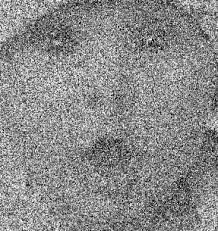
#> input picture Exercise/baby.jpeg, 218 x 231 px; its folder holds only this picture in this run
$ python 04.py
#> lines starting #> are read from the running program, lines starting #| are printed output that depends on the picture
#> further down, img_original is the input picture: shape (231, 218, 3); min 0, max 255, mean 137.8
import numpy as np
import imageio.v2 as iio
import matplotlib.pyplot as plt
import os
import colorsys

# Hàm hỗ trợ để chuyển đổi ảnh màu về uint8 an toàn
def convert_to_uint8(image_array):
    if image_array.dtype != np.float32 and image_array.dtype != np.float64:
        image_array = image_array.astype(np.float32)
    image_array = np.clip(image_array, 0, 255)
    return image_array.astype(np.uint8)

def bai4_hsv_transform(img_original, base_name, ext, output_dir):
    """
    Chuyển ảnh sang HSV, thay đổi Hue và Value theo công thức, sau đó chuyển lại RGB và hiển thị.
    """
#> called with base_name = 'baby', ext = '.jpeg', output_dir = 'OutputImages'
    print(f"  - Đang xử lý Bài 4: Biến đổi HSV cho {base_name}{ext}")

    # Đảm bảo ảnh có 3 kênh màu, nếu là grayscale thì chuyển sang RGB giả
    if img_original.ndim == 2:
        img_original = np.stack([img_original, img_original, img_original], axis=-1)

    img_normalized = img_original / 255.0

    rgb2hsv_func = np.vectorize(colorsys.rgb_to_hsv) #
    h_old, s_old, v_old = rgb2hsv_func(img_normalized[:,:,0], img_normalized[:,:,1], img_normalized[:,:,2])
#> h_old: shape (231, 218) float64; every value is 0

    h_new = (1/3) * h_old #
    v_new = (3/4) * v_old #
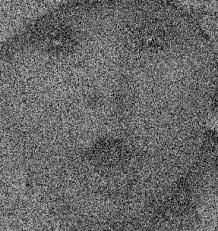
#> v_new: shape (231, 218) float64; min 0, max 0.75, mean 0.405

    # Đảm bảo các giá trị vẫn nằm trong khoảng hợp lệ của HSV
    h_new = np.clip(h_new, 0, 1)
    s_new = s_old # Giữ nguyên Saturation
    v_new = np.clip(v_new, 0, 1)

    hsv2rgb_func = np.vectorize(colorsys.hsv_to_rgb) #
    rgb_new_normalized = hsv2rgb_func(h_new, s_new, v_new)

    rgb_final = np.array(rgb_new_normalized).transpose((1,2,0)) * 255
    rgb_final = convert_to_uint8(rgb_final)

    # Lưu ảnh
    iio.imsave(os.path.join(output_dir, f'{base_name}_hsv_modified{ext}'), rgb_final)
    print(f"    - Đã lưu: {base_name}_hsv_modified{ext}")

    # Hiển thị ảnh
    fig, axes = plt.subplots(1, 2, figsize=(12, 6))
    axes[0].imshow(img_original)
    axes[0].set_title('Ảnh gốc')
    axes[0].axis('off')

    axes[1].imshow(rgb_final)
    axes[1].set_title(r'$H_{new}=1/3 H_{old}, V_{new}=3/4 V_{old}$') #
    axes[1].axis('off')

    fig.suptitle(f'Bài 4: Biến đổi HSV của {filename}', fontsize=16)
    plt.tight_layout(rect=[0, 0.03, 1, 0.95])
    plt.show()
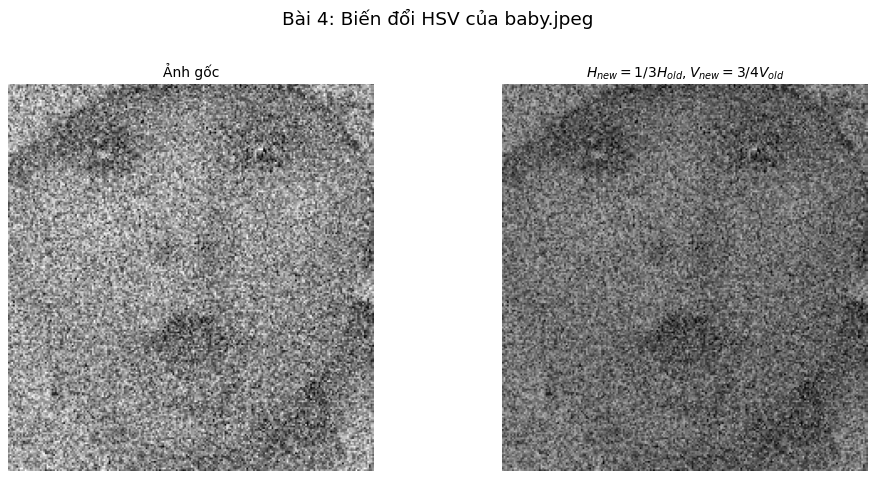
#> figure drawn by matplotlib, 2 panels

if __name__ == "__main__":
    input_dir = 'Exercise'
    output_dir = 'OutputImages'

    if not os.path.exists(input_dir):
        os.makedirs(input_dir)
        print(f"Thư mục '{input_dir}' chưa tồn tại. Vui lòng đặt các file ảnh vào thư mục này.")
        exit()

    if not os.path.exists(output_dir):
        os.makedirs(output_dir)

    print("--- Bắt đầu Bài tập 4 ---")
    for filename in os.listdir(input_dir):
        if filename.lower().endswith(('.png', '.jpg', '.jpeg', '.gif', '.bmp')):
            image_path = os.path.join(input_dir, filename)
            base_name, ext = os.path.splitext(filename)

            try:
                img_original = iio.imread(image_path)
                bai4_hsv_transform(img_original, base_name, ext, output_dir)
            except Exception as e:
                print(f"Lỗi khi xử lý ảnh {filename}: {e}")
    print("--- Kết thúc Bài tập 4. Kết quả trong thư mục 'OutputImages' và hiển thị. ---")

$ run again, on Exercise/balloons_noisy.png
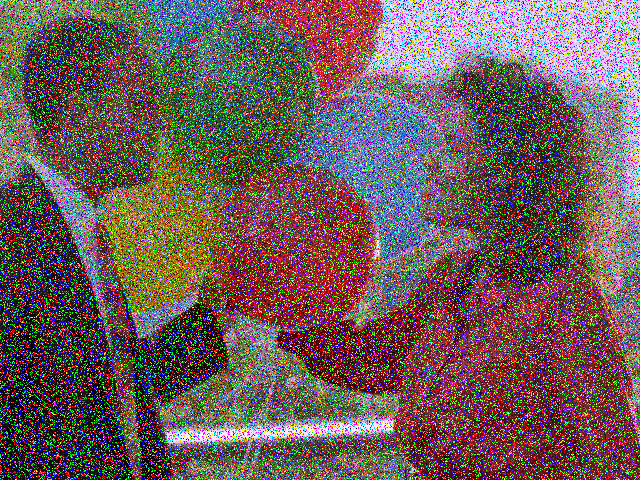
#> input picture Exercise/balloons_noisy.png, 640 x 480 px
#> img_original is the input picture: shape (480, 640, 3); mean R, G, B 109.1, 92, 89.9
#> in bai4_hsv_transform, `v_new = (3/4) * v_old`:
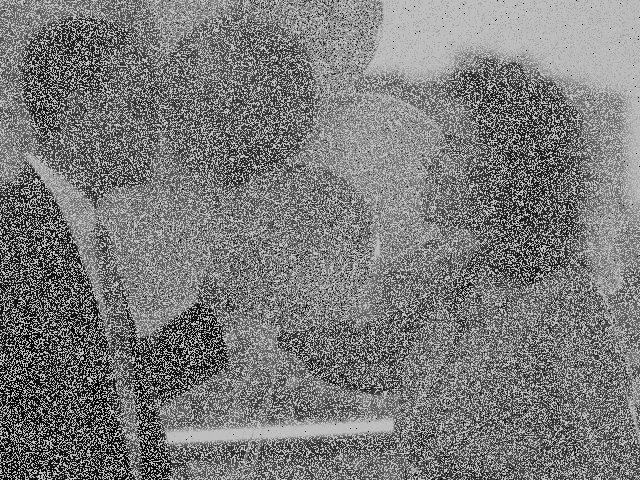
#> v_new: shape (480, 640) float64; min 0, max 0.75, mean 0.477
#> in bai4_hsv_transform, `rgb_final = np.array(rgb_new_normalized).transpose((1,2,0)) * 255`:
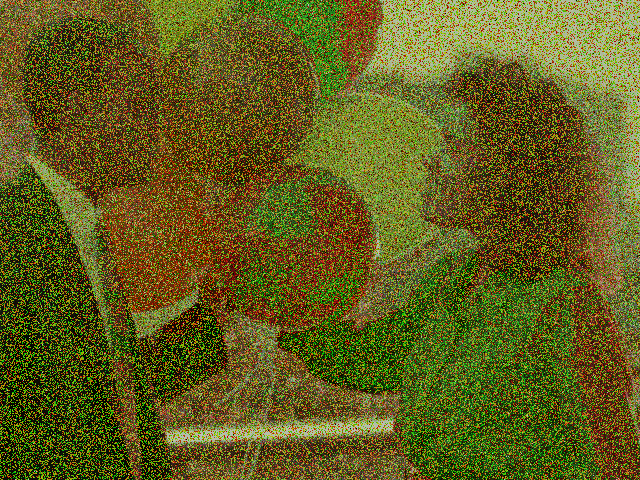
#> rgb_final: shape (480, 640, 3) float64; mean of channels 0, 1, 2 97.3, 93.7, 31.3; drawn as R, G, B

$ run again, on Exercise/world_cup.jpg.jpg
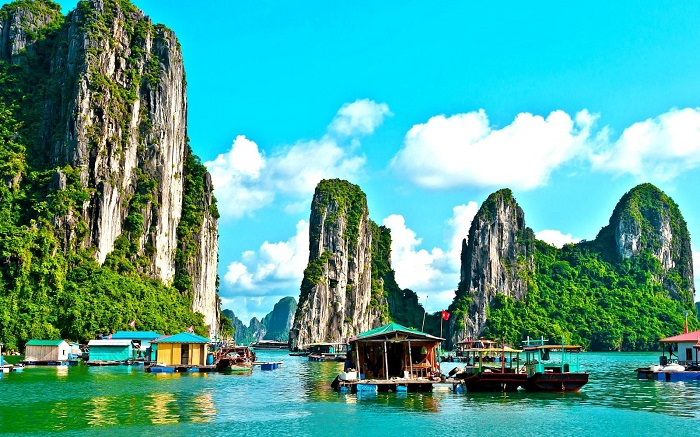
#> input picture Exercise/world_cup.jpg.jpg, 700 x 437 px
#> img_original is the input picture: shape (437, 700, 3); mean R, G, B 80.7, 164.8, 153.4
#> in bai4_hsv_transform, `v_new = (3/4) * v_old`:
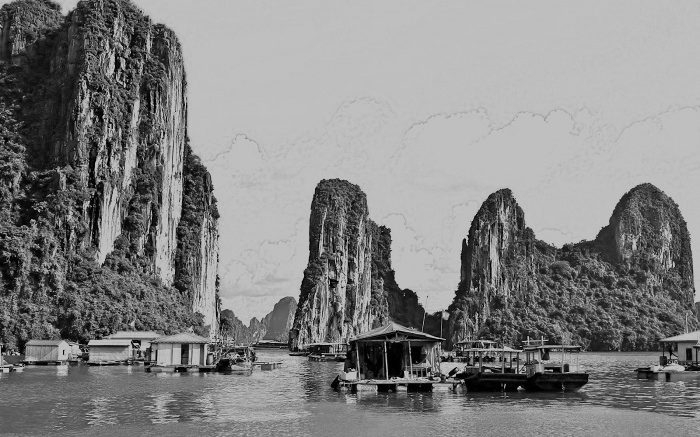
#> v_new: shape (437, 700) float64; min 0, max 0.75, mean 0.517
#> in bai4_hsv_transform, `rgb_final = np.array(rgb_new_normalized).transpose((1,2,0)) * 255`:
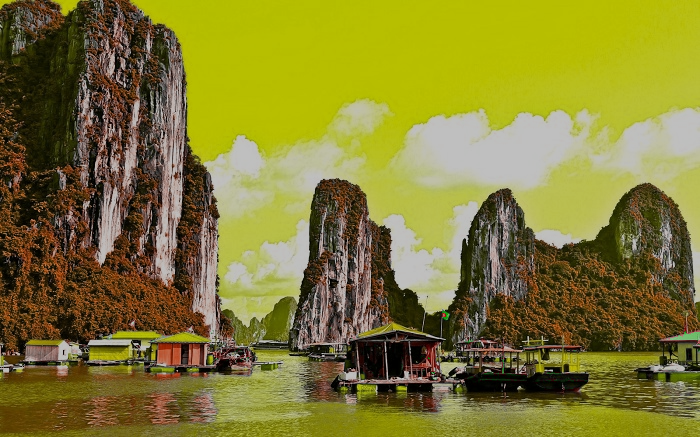
#> rgb_final: shape (437, 700, 3) float64; mean of channels 0, 1, 2 129.4, 123.2, 52; drawn as R, G, B
